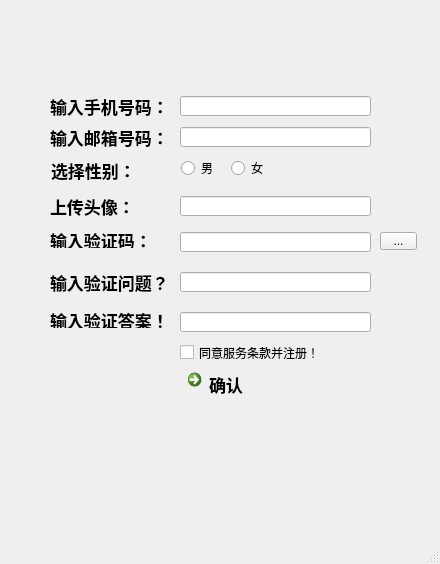
<?xml version="1.0" encoding="UTF-8"?>
<ui version="4.0">
 <class>MainWindow</class>
 <widget class="QMainWindow" name="MainWindow">
  <property name="geometry">
   <rect>
    <x>0</x>
    <y>0</y>
    <width>440</width>
    <height>564</height>
   </rect>
  </property>
  <property name="windowTitle">
   <string>MainWindow</string>
  </property>
  <widget class="QWidget" name="centralwidget">
   <widget class="QLabel" name="label">
    <property name="geometry">
     <rect>
      <x>50</x>
      <y>96</y>
      <width>121</width>
      <height>21</height>
     </rect>
    </property>
    <property name="font">
     <font>
      <pointsize>13</pointsize>
      <weight>75</weight>
      <bold>true</bold>
     </font>
    </property>
    <property name="text">
     <string>输入手机号码：</string>
    </property>
   </widget>
   <widget class="QLineEdit" name="phoneText">
    <property name="geometry">
     <rect>
      <x>180</x>
      <y>96</y>
      <width>191</width>
      <height>20</height>
     </rect>
    </property>
    <property name="font">
     <font>
      <pointsize>13</pointsize>
      <weight>75</weight>
      <bold>true</bold>
     </font>
    </property>
   </widget>
   <widget class="QLineEdit" name="yzmText">
    <property name="geometry">
     <rect>
      <x>180</x>
      <y>232</y>
      <width>191</width>
      <height>20</height>
     </rect>
    </property>
    <property name="font">
     <font>
      <pointsize>13</pointsize>
      <weight>75</weight>
      <bold>true</bold>
     </font>
    </property>
   </widget>
   <widget class="QLabel" name="label_2">
    <property name="geometry">
     <rect>
      <x>50</x>
      <y>232</y>
      <width>111</width>
      <height>16</height>
     </rect>
    </property>
    <property name="font">
     <font>
      <pointsize>13</pointsize>
      <weight>75</weight>
      <bold>true</bold>
     </font>
    </property>
    <property name="text">
     <string>输入验证码：</string>
    </property>
   </widget>
   <widget class="QLineEdit" name="yzwtText">
    <property name="geometry">
     <rect>
      <x>180</x>
      <y>272</y>
      <width>191</width>
      <height>20</height>
     </rect>
    </property>
    <property name="font">
     <font>
      <pointsize>13</pointsize>
      <weight>75</weight>
      <bold>true</bold>
     </font>
    </property>
   </widget>
   <widget class="QLabel" name="label_3">
    <property name="geometry">
     <rect>
      <x>50</x>
      <y>272</y>
      <width>121</width>
      <height>20</height>
     </rect>
    </property>
    <property name="font">
     <font>
      <pointsize>13</pointsize>
      <weight>75</weight>
      <bold>true</bold>
     </font>
    </property>
    <property name="text">
     <string>输入验证问题？</string>
    </property>
   </widget>
   <widget class="QLabel" name="label_4">
    <property name="geometry">
     <rect>
      <x>50</x>
      <y>312</y>
      <width>121</width>
      <height>16</height>
     </rect>
    </property>
    <property name="font">
     <font>
      <pointsize>13</pointsize>
      <weight>75</weight>
      <bold>true</bold>
     </font>
    </property>
    <property name="text">
     <string>输入验证答案！</string>
    </property>
   </widget>
   <widget class="QLineEdit" name="yzdaText">
    <property name="geometry">
     <rect>
      <x>180</x>
      <y>312</y>
      <width>191</width>
      <height>20</height>
     </rect>
    </property>
    <property name="font">
     <font>
      <pointsize>13</pointsize>
      <weight>75</weight>
      <bold>true</bold>
     </font>
    </property>
   </widget>
   <widget class="QCheckBox" name="checkbox">
    <property name="geometry">
     <rect>
      <x>180</x>
      <y>342</y>
      <width>141</width>
      <height>21</height>
     </rect>
    </property>
    <property name="text">
     <string>同意服务条款并注册！</string>
    </property>
   </widget>
   <widget class="QCommandLinkButton" name="qrButton">
    <property name="geometry">
     <rect>
      <x>180</x>
      <y>362</y>
      <width>185</width>
      <height>41</height>
     </rect>
    </property>
    <property name="font">
     <font>
      <family>Segoe UI</family>
      <pointsize>13</pointsize>
      <weight>75</weight>
      <bold>true</bold>
     </font>
    </property>
    <property name="text">
     <string>确认</string>
    </property>
   </widget>
   <widget class="QToolButton" name="toolButton">
    <property name="geometry">
     <rect>
      <x>380</x>
      <y>232</y>
      <width>37</width>
      <height>18</height>
     </rect>
    </property>
    <property name="text">
     <string>...</string>
    </property>
   </widget>
   <widget class="QLineEdit" name="emileText">
    <property name="geometry">
     <rect>
      <x>180</x>
      <y>127</y>
      <width>191</width>
      <height>20</height>
     </rect>
    </property>
    <property name="font">
     <font>
      <pointsize>13</pointsize>
      <weight>75</weight>
      <bold>true</bold>
     </font>
    </property>
   </widget>
   <widget class="QLabel" name="label_5">
    <property name="geometry">
     <rect>
      <x>50</x>
      <y>127</y>
      <width>121</width>
      <height>21</height>
     </rect>
    </property>
    <property name="font">
     <font>
      <pointsize>13</pointsize>
      <weight>75</weight>
      <bold>true</bold>
     </font>
    </property>
    <property name="text">
     <string>输入邮箱号码：</string>
    </property>
   </widget>
   <widget class="QLabel" name="label_6">
    <property name="geometry">
     <rect>
      <x>51</x>
      <y>160</y>
      <width>121</width>
      <height>21</height>
     </rect>
    </property>
    <property name="font">
     <font>
      <pointsize>13</pointsize>
      <weight>75</weight>
      <bold>true</bold>
     </font>
    </property>
    <property name="text">
     <string>选择性别：</string>
    </property>
   </widget>
   <widget class="QRadioButton" name="radioButton">
    <property name="geometry">
     <rect>
      <x>181</x>
      <y>160</y>
      <width>89</width>
      <height>16</height>
     </rect>
    </property>
    <property name="styleSheet">
     <string notr="true">name=&quot;sex&quot; checked;</string>
    </property>
    <property name="text">
     <string>男</string>
    </property>
   </widget>
   <widget class="QRadioButton" name="radioButton_2">
    <property name="geometry">
     <rect>
      <x>231</x>
      <y>160</y>
      <width>89</width>
      <height>16</height>
     </rect>
    </property>
    <property name="styleSheet">
     <string notr="true">name=&quot;sex&quot;;</string>
    </property>
    <property name="text">
     <string>女</string>
    </property>
   </widget>
   <widget class="QLineEdit" name="imgText">
    <property name="geometry">
     <rect>
      <x>180</x>
      <y>196</y>
      <width>191</width>
      <height>20</height>
     </rect>
    </property>
    <property name="font">
     <font>
      <pointsize>13</pointsize>
      <weight>75</weight>
      <bold>true</bold>
     </font>
    </property>
   </widget>
   <widget class="QLabel" name="label_7">
    <property name="geometry">
     <rect>
      <x>50</x>
      <y>196</y>
      <width>121</width>
      <height>21</height>
     </rect>
    </property>
    <property name="font">
     <font>
      <pointsize>13</pointsize>
      <weight>75</weight>
      <bold>true</bold>
     </font>
    </property>
    <property name="text">
     <string>上传头像：</string>
    </property>
   </widget>
  </widget>
  <widget class="QMenuBar" name="menubar">
   <property name="geometry">
    <rect>
     <x>0</x>
     <y>0</y>
     <width>440</width>
     <height>23</height>
    </rect>
   </property>
  </widget>
  <widget class="QStatusBar" name="statusbar"/>
 </widget>
 <resources/>
 <connections/>
</ui>
